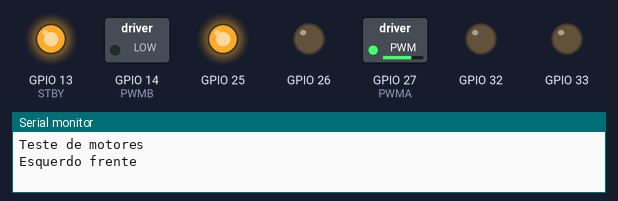
The sketch below on a simulated ESP32. Parts: switched loads named in the sketch (green lamp = pin HIGH), output pins drawn as LEDs (lit = HIGH), the last lines printed to the serial monitor.

Above: at 0.05 s.
At 3.75 s:
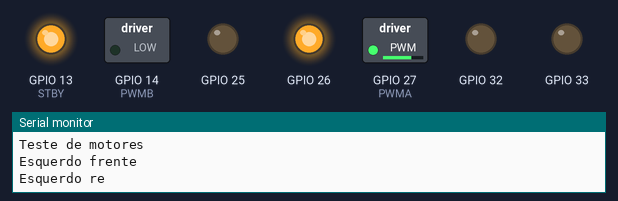
At 7.45 s:
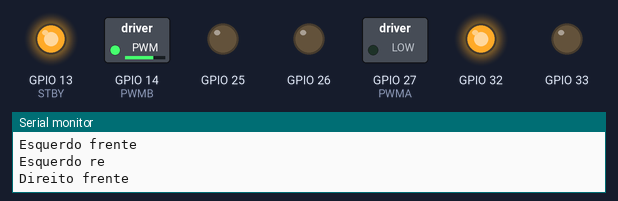
At 10.95 s:
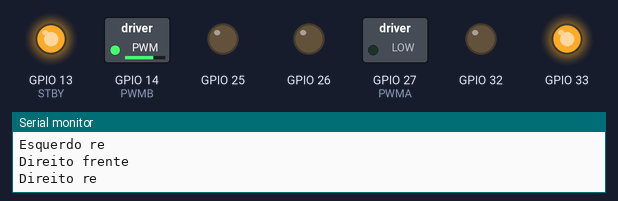
At 12.95 s:
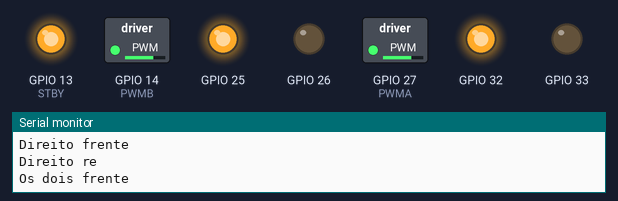
At 14.95 s:
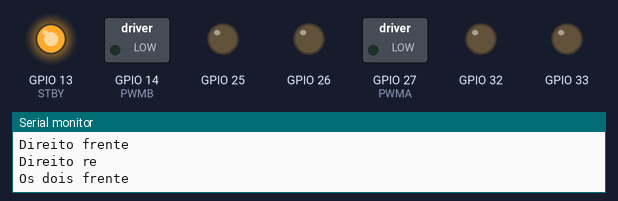
Timing chart, 0 to 19.5 s (numbered marks = the images above):
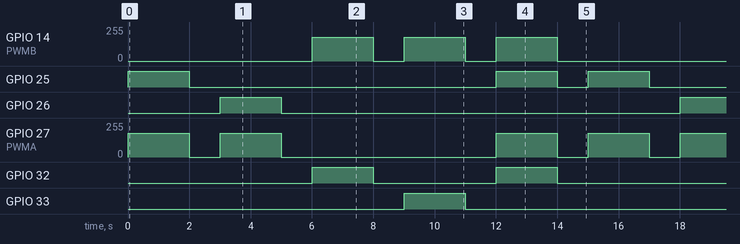

Measured:
- by itself, GPIO 14 (PWMB): repeats every 15.0 s: 2 × (0/255 1.0 s, 179/255 2.0 s), 0/255 7.0 s, 179/255 2.0 s
- by itself, GPIO 25: repeats every 15.0 s: LOW 10.0 s, HIGH 2.0 s, LOW 1.0 s, HIGH 2.0 s
- by itself, GPIO 26, GPIO 33: alternates HIGH for 2.0 s and LOW for 13.0 s
- by itself, GPIO 27 (PWMA): repeats every 15.0 s: 0/255 1.0 s, 179/255 2.0 s, 0/255 7.0 s, 179/255 2.0 s, 0/255 1.0 s, 179/255 2.0 s
- by itself, GPIO 32: repeats every 15.0 s: LOW 4.0 s, HIGH 2.0 s, LOW 7.0 s, HIGH 2.0 s

The sketch:

teste_motores.ino
```cpp
/*
  DOORS - Teste isolado dos motores (TB6612FNG)
  ESP32 Arduino Core 3.x | Serial 115200
  Rodar com o carrinho suspenso.
*/

// ---------------------------------------------------------------------------
// Pinos
// ---------------------------------------------------------------------------

#define AIN1 25
#define AIN2 26
#define PWMA 27

#define BIN1 32
#define BIN2 33
#define PWMB 14

#define STBY 13

const int VEL = 180;

// ---------------------------------------------------------------------------
// Controle dos motores
// ---------------------------------------------------------------------------

void motor(int in1, int in2, int pwm, int v) {
  digitalWrite(in1, v > 0 ? HIGH : LOW);
  digitalWrite(in2, v < 0 ? HIGH : LOW);
  ledcWrite(pwm, abs(v));
}

void parar() {
  motor(AIN1, AIN2, PWMA, 0);
  motor(BIN1, BIN2, PWMB, 0);
}

void passo(const char* texto, int vEsq, int vDir) {
  Serial.println(texto);
  motor(AIN1, AIN2, PWMA, vEsq);
  motor(BIN1, BIN2, PWMB, vDir);
  delay(2000);
  parar();
  delay(1000);
}

// ---------------------------------------------------------------------------
// Inicializacao
// ---------------------------------------------------------------------------

void setup() {
  Serial.begin(115200);

  int saidas[] = {STBY, AIN1, AIN2, BIN1, BIN2};
  for (int p : saidas) {
    pinMode(p, OUTPUT);
    digitalWrite(p, LOW);
  }

  ledcAttach(PWMA, 1000, 8);
  ledcAttach(PWMB, 1000, 8);

  parar();
  digitalWrite(STBY, HIGH);
  Serial.println("Teste de motores");
}

// ---------------------------------------------------------------------------
// Sequencia de teste
// ---------------------------------------------------------------------------

void loop() {
  passo("Esquerdo frente", VEL, 0);
  passo("Esquerdo re", -VEL, 0);
  passo("Direito frente", 0, VEL);
  passo("Direito re", 0, -VEL);
  passo("Os dois frente", VEL, VEL);
}
```
